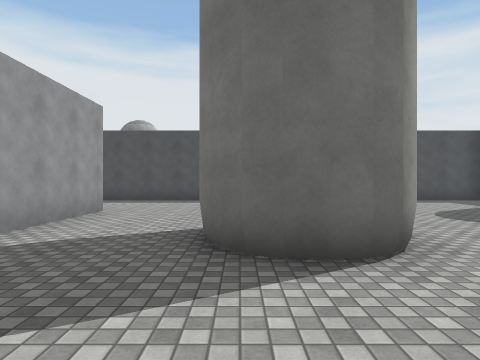
View 1 (above)

20 first-person views from a walk through a scene from a Unity 3-D project. The camera is 1.4 m above the floor, looks level and sees 75° across. The floor is counted in squares, 2 m on a side. Each view is taken from the middle of a square. On the plan, view 1 faces up. The plan holds only what a view shows up to about 10 squares ahead; the rest is blank. Surface patterns are stand-ins for the level's own textures.

View 2
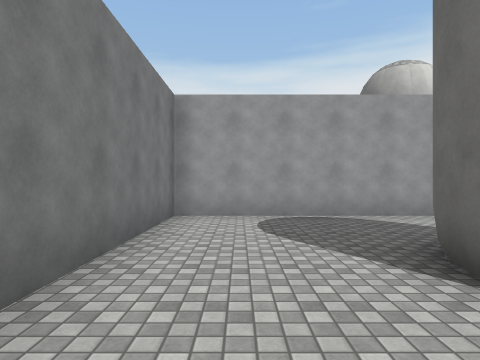

View 3
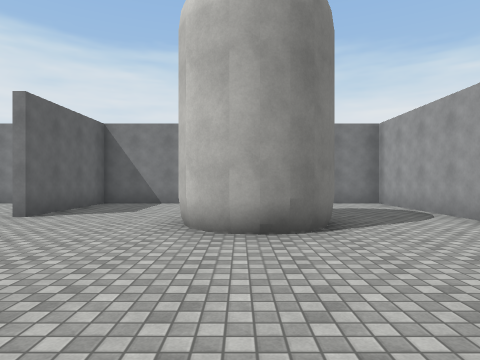

View 4
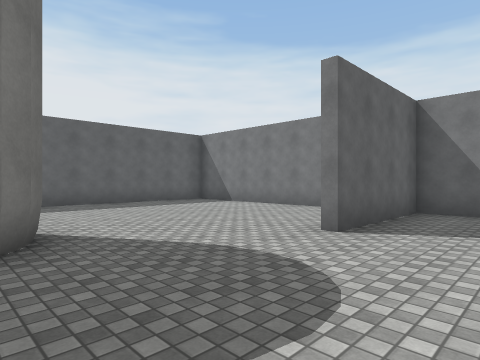

View 5
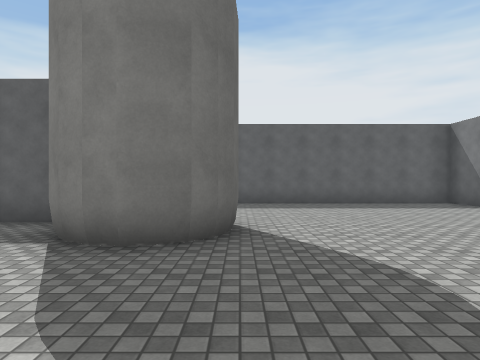

View 6
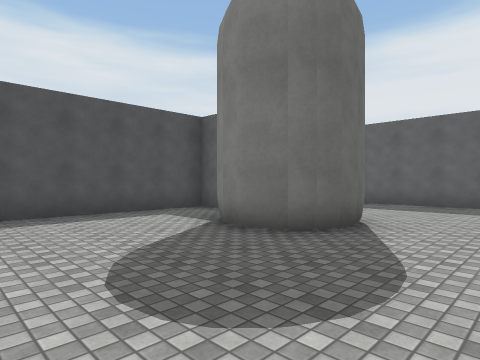

View 7
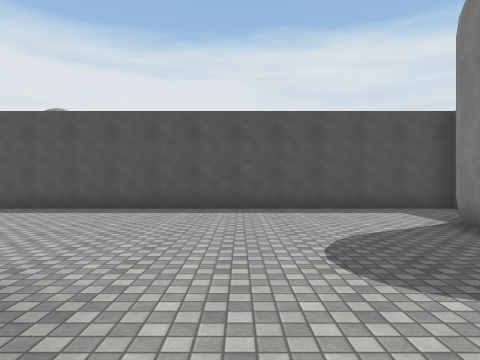

View 8
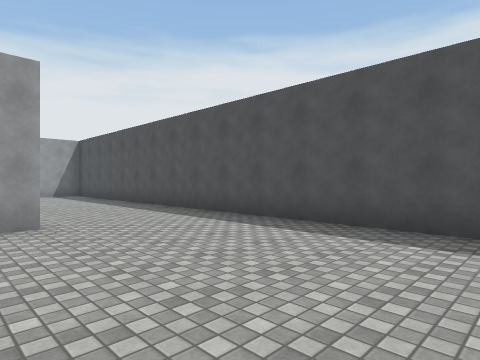

View 9
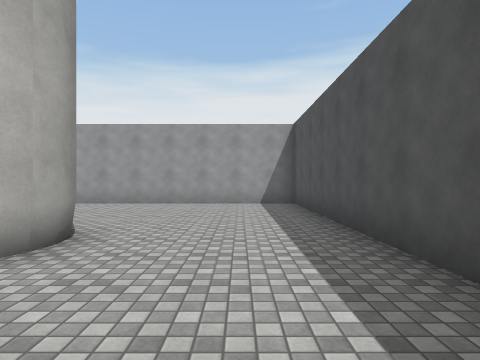

View 10
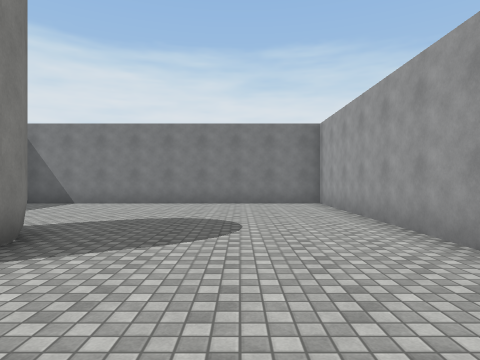

View 11
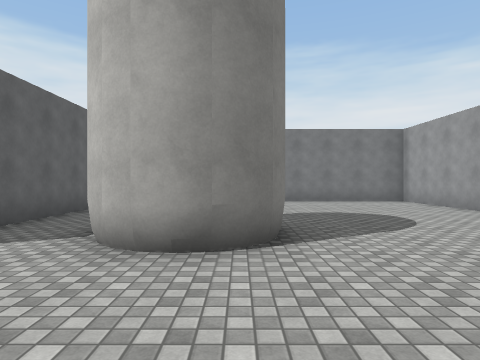

View 12
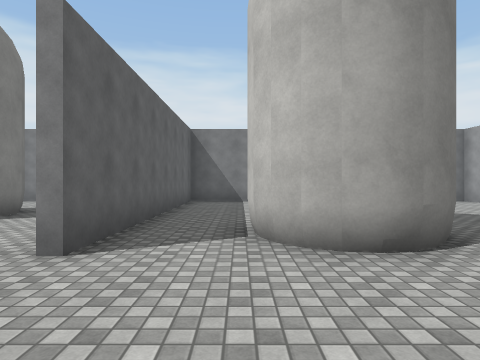

View 13
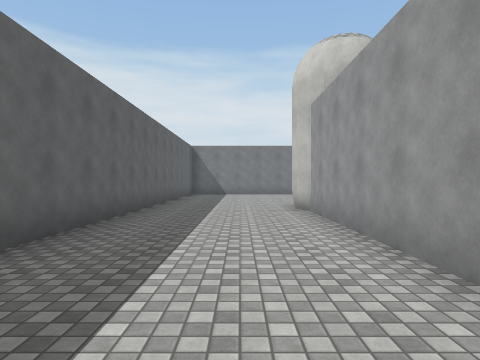

View 14
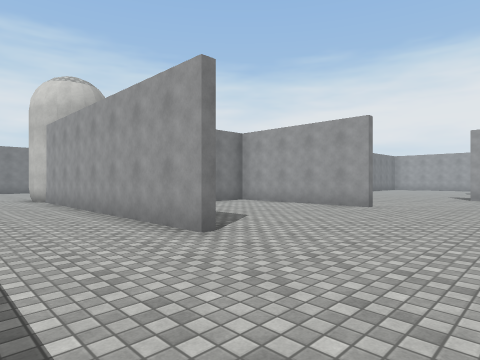

View 15
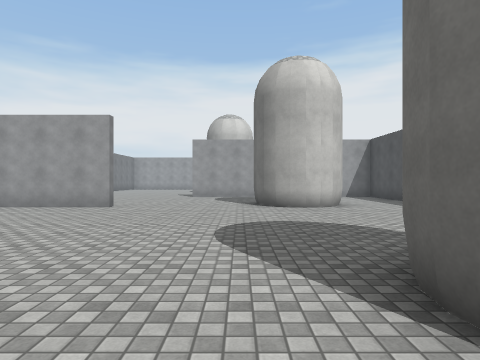

View 16
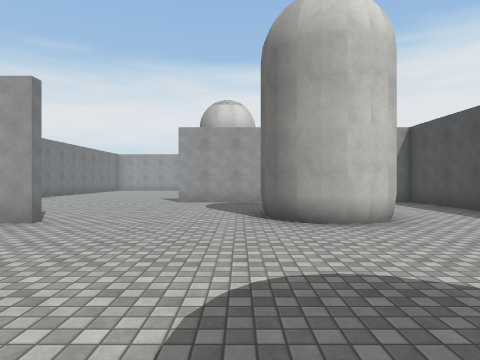

View 17
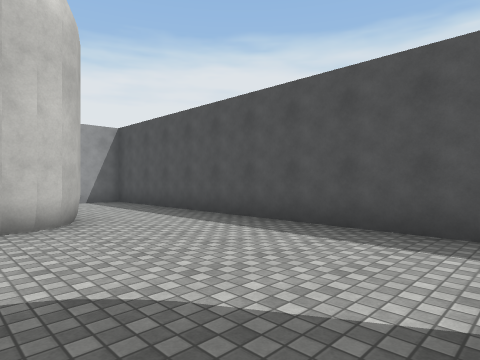

View 18
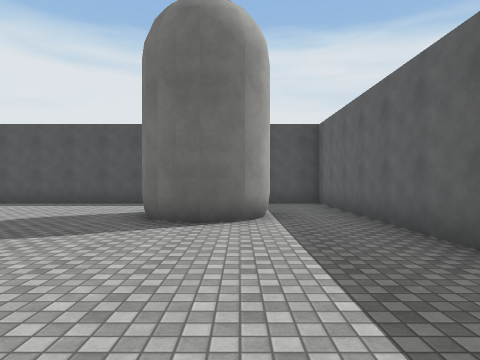

View 19
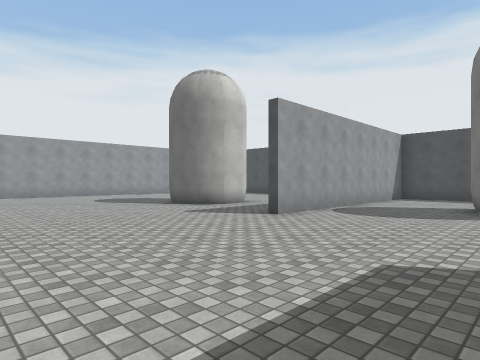

View 20
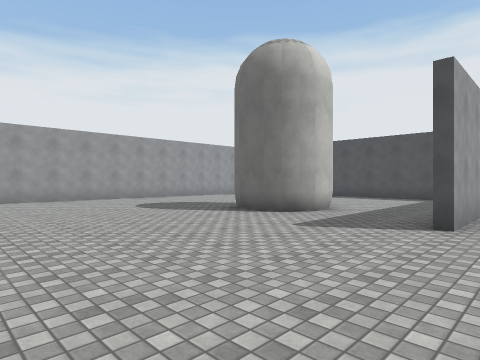

### Floor plan
Points are (right, up) in squares from view 1. A wall is a line through its corners. A room is listed if a view was taken in it or the views show most of it. See-through windows are left out.
Room 1 (views 1, 2, 6, 7)
walls: (1.3, 2.7) (0.5, 2.6); (0.3, 2.7) (-0.2, 2.9); (1.5, 2.9) (1, 2.6); (0, 2.8) (-0.4, 3.3); (1.8, 3.2) (1.2, 2.5) (0.2, 2.7); (-0.3, 3.1) (-0.4, 3.5) (-0.5, 4) (-0.3, 4.6); (-3.1, 5.6) (-3.1, -0.3) (5, -0.3) (5, 3.1)
ways out: opening at (-1.5, 5.5) to room 2; opening at (3.5, 4.5) to room 2
Room 2 (views 3, 4, 5, 8, 9, 10, 11, 12, 13, 14, 15, 16, 17, 18, 19, 20)
walls: (3, 15.8) (3, 12.8); (-3.1, 7.1) (-3.1, 5.6); (-5, 17.5) (-5.7, 17.2); (-4.7, 17.9) (-5.3, 17.3); (-4.6, 18.2) (-5.1, 17.3) (-6.1, 17.2); (1, 19.9) (0.7, 20.3); (2.7, 19.7) (2.3, 19.5) (1.9, 19.4); (-5.9, 17.2) (-6.3, 17.3) (-6.6, 17.5); (-4.6, 18.7) (-4.7, 18.1); (3, 19.9) (2.5, 19.5); (0.5, 5.1) (1.3, 5); (3.1, 20.3) (2.9, 19.8); (-4.9, 19.3) (-4.7, 18.8) (-4.7, 18.5); (0.2, 5) (0.9, 5.1); (-0.2, 4.8) (0.7, 5.2) (1.6, 4.8); (1.5, 4.9) (1.7, 4.6) (2, 4.1); (-5.3, 6.6) (-5.2, 6.2) (-5.1, 5.8); (3.2, 20.7) (3.1, 20.1); (-0.3, 4.6) (0, 4.9); (-6.1, 7.1) (-5.4, 6.8); (6.2, 7.1) (6.3, 7.9); (6.3, 6.9) (6.2, 7.5); (-6.6, 7.1) (-5.8, 7); (8.4, 15.8) (8.4, 8.1) (8.6, 7.7) (8.7, 7.2); (2.9, 21.6) (3.2, 20.8); (2.6, 21.7) (3.1, 21.2); (8.2, 9.1) (8.2, 10.6) (-12.4, 10.6) (-12.4, -0.3) (-3.6, -0.3); (2.3, 21.8) (3.1, 21.5) (3.2, 20.5); (-6.9, 7) (-5.9, 7.2) (-5.2, 6.4); (-7.3, 6.8) (-6.8, 7); (6.9, 6.1) (6.5, 6.5); (7.3, 6) (6.6, 6.4); (8, 6.1) (7.5, 6) (6.7, 6.1) (6.1, 7.3) (6.5, 8) (6.8, 8.3); (-7.3, 5) (-7.5, 5.5) (-7.6, 6.1) (-7.4, 6.6) (-7.1, 6.9); (8.6, 20.3) (8.3, 20.5) (8.2, 20.9); (9, 20.1) (8.4, 20.3); (9.9, 20.1) (9.2, 20); (-12.4, 14.9) (-12.4, 13.5); (10.3, 20.3) (9.6, 20); (10.6, 20.9) (10.4, 20.5) (9.8, 19.9) (8.8, 20.1); (-3.4, 0.1) (-3.4, 7.2); (12.4, 18) (12.4, 24.4) (10.9, 24.4); (7.5, 24.4) (-1.9, 24.4) (-1.9, 17); (7.2, -0.3) (12.4, -0.3) (12.4, 12)
ways out: opening at (-1.5, 5.5) to room 1; opening at (3.5, 4.5) to room 1

Positions as (right, up) in squares from view 1, and headings:
1: (0, 0), facing up
2: (3, 1), facing left
3: (1, 9), facing down
4: (3, 7), facing down-right
5: (3, 6), facing right
6: (3, 4), facing up-right
7: (3, 3), facing up
8: (2, 6), facing up-left
9: (-3, 9), facing left
10: (-10, 9), facing down
11: (-7, 10), facing down
12: (-5, 10), facing down
13: (10, 15), facing down
14: (11, 19), facing down-left
15: (11, 19), facing left
16: (8, 19), facing left
17: (8, 20), facing up-left
18: (10, 15), facing up
19: (2, 12), facing up-left
20: (-1, 12), facing up-left
